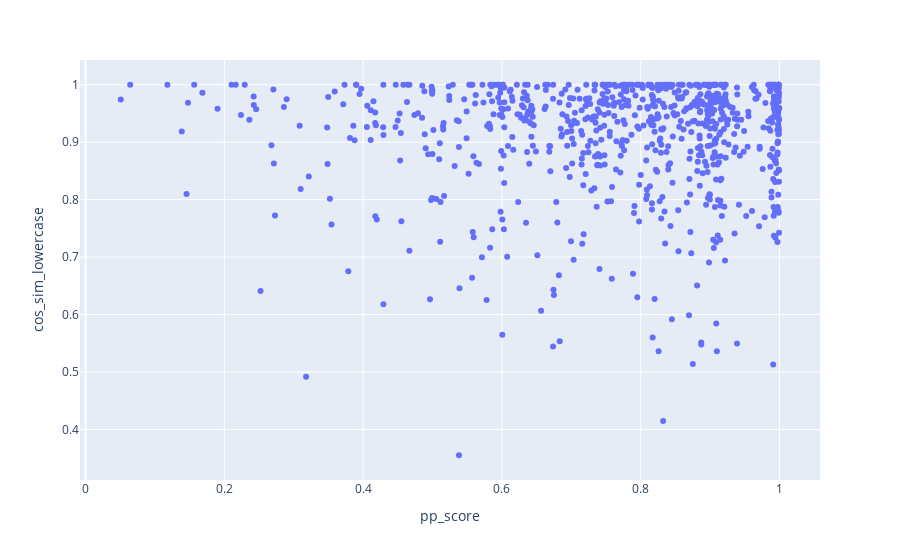

Write notebook code for a chart like this one.
### Markdown cell above
## Get consistency score
Generate n outputs for each of entry in our parallel datasets.

### Code cell
import plotly.express as px
from scipy import stats

feat_1 = consistency_helpers.cos_sim_key('lowercase')
feat_2 = 'pp_score'
# feat_2 = 'std_lowercase'

fig = px.scatter(df_stats, y=feat_1, x=feat_2, hover_data='original question')
fig.show()

res = stats.spearmanr(df_stats[feat_1], df_stats[feat_2])
print(res.statistic, res.pvalue)

### Figure 1 — Plotly figure (JSON) as saved in the notebook; plotly's stock layout.template omitted (floating-point values rounded to 4 significant figures; data arrays with more than 128 entries replaced by an {"elided": "..."} marker saying what was removed)
{"data": [{"customdata": {"elided": "798x1 str values"}, "hovertemplate": "pp_score=%{x}<br>cos_sim_lowercase=%{y}<br>original question=%{customdata[0]}<extra></extra>", "legendgroup": "", "marker": {"color": "#636efa", "symbol": "circle"}, "mode": "markers", "name": "", "orientation": "v", "showlegend": false, "type": "scatter", "x": {"elided": "798 float values"}, "xaxis": "x", "y": {"elided": "798 float values"}, "yaxis": "y"}], "layout": {"legend": {"tracegroupgap": 0}, "margin": {"t": 60}, "xaxis": {"anchor": "y", "domain": [0, 1], "title": {"text": "pp_score"}}, "yaxis": {"anchor": "x", "domain": [0, 1], "title": {"text": "cos_sim_lowercase"}}}}
